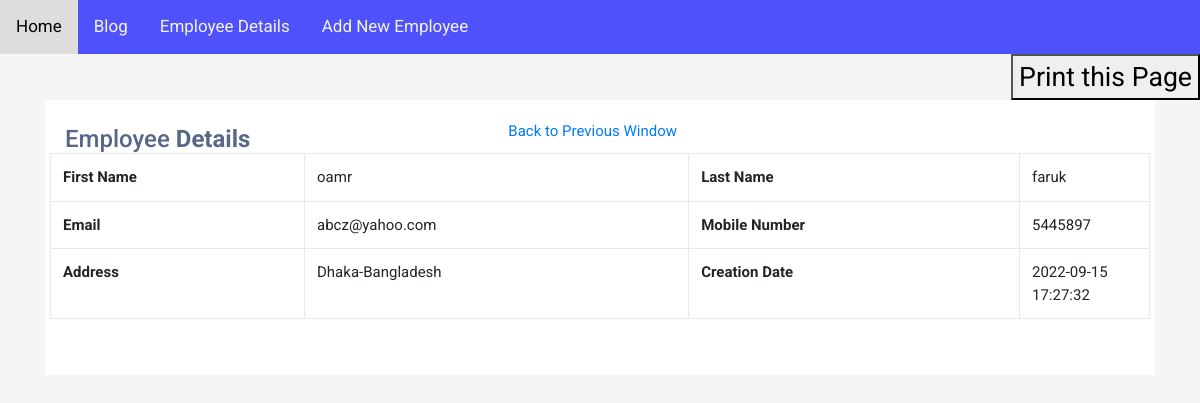
Screenshot of /read.php?viewid=7 with the database file from the repository.
### tables this page shows
CREATE TABLE `tblusers` (
  `ID` int(10) NOT NULL,
  `FirstName` varchar(200) DEFAULT NULL,
  `LastName` varchar(200) DEFAULT NULL,
  `MobileNumber` varchar(15) DEFAULT NULL,
  `Email` varchar(200) DEFAULT NULL,
  `Address` mediumtext,
  `CreationDate` timestamp NOT NULL DEFAULT CURRENT_TIMESTAMP ON UPDATE CURRENT_TIMESTAMP
);

### read.php (the view, shortened to what this page needs)
<?php
include('dbconnection.php');
?>
<!DOCTYPE html>
<html lang="en">
<head>
<link rel="stylesheet" href="https://stackpath.bootstrapcdn.com/bootstrap/4.5.0/css/bootstrap.min.css">
<link rel="stylesheet" href="https://maxcdn.bootstrapcdn.com/font-awesome/4.7.0/css/font-awesome.min.css">
<link rel="stylesheet" href="style.css">
<div class="topnav" id="myTopnav">
        <a href="index.php" class="">Home</a>
            <a href="https://www.google.com">Blog</a>
                <a href="detail.php">Employee Details</a>
                <a href="insert.php">Add New Employee</a>
    </div>
</head>
<body>
<div class="print">
        <button onClick="window.print()">Print this Page</button></div>
<div class="container-xl">
    <div class="table-responsive">
        <div class="table-wrapper">
            <div class="table-title">
                <div class="row">
                    <div class="col-sm-5">
                        <h2> Employee <b>Details</b></h2>
                    </div>
            <a href="detail.php">Back to Previous Window</a>
<table cellpadding="0" cellspacing="0" border="0" class="display table table-bordered" id="hidden-table-info">
<tbody>
<?php
$vid=$_GET['viewid'];
$ret=mysqli_query($con,"select * from tblusers where ID =$vid");
while ($row=mysqli_fetch_array($ret)) {
?>
 <tr>
    <th>First Name</th>
    <td><?php  echo $row['FirstName'];?></td>
    <th>Last Name</th>
    <td><?php  echo $row['LastName'];?></td>
  </tr>
  <tr>
    <th>Email</th>
    <td><?php  echo $row['Email'];?></td>
    <th>Mobile Number</th>
    <td><?php  echo $row['MobileNumber'];?></td>
  </tr>
  <tr>
    <th>Address</th>
    <td><?php  echo $row['Address'];?></td>
    <th>Creation Date</th>
    <td><?php  echo $row['CreationDate'];?></td>
  </tr>
<?php
}?>
</tbody>
</table>
        </div>
    </div>
</div>
</body>
</html>

### style.css (style rules this page uses)
.topnav { background-color: rgb(79, 82, 250); overflow: hidden; }
.topnav a { float: left; display: block; color: #f2f2f2; text-align: center; padding: 14px 16px; text-decoration: none; font-size: 17px; }

### read.php (style rules this page uses)
body { color: #566787; background: #f5f5f5; font-family: 'Roboto', sans-serif; }
.table-responsive { margin: 30px 0; }
.table-wrapper { min-width: 1000px; background: #fff; padding: 20px; box-shadow: 0 1px 1px rgba(0,0,0,.05); }
.table-title { font-size: 15px; padding-bottom: 10px; margin: 0 0 10px; min-height: 45px; }
.table-title h2 { margin: 5px 0 0; font-size: 24px; }
table.table tr th, table.table tr td { border-color: #e9e9e9; }
table.table td:last-child { width: 130px; }
.print { float: right; color: blue; font: bold; font-size: 20pt; }

### rows the page displays
tblusers: FirstName "oamr", LastName "faruk", Email "abcz@yahoo.com", MobileNumber "5445897", Address "Dhaka-Bangladesh", CreationDate "2022-09-15 17:27:32"
